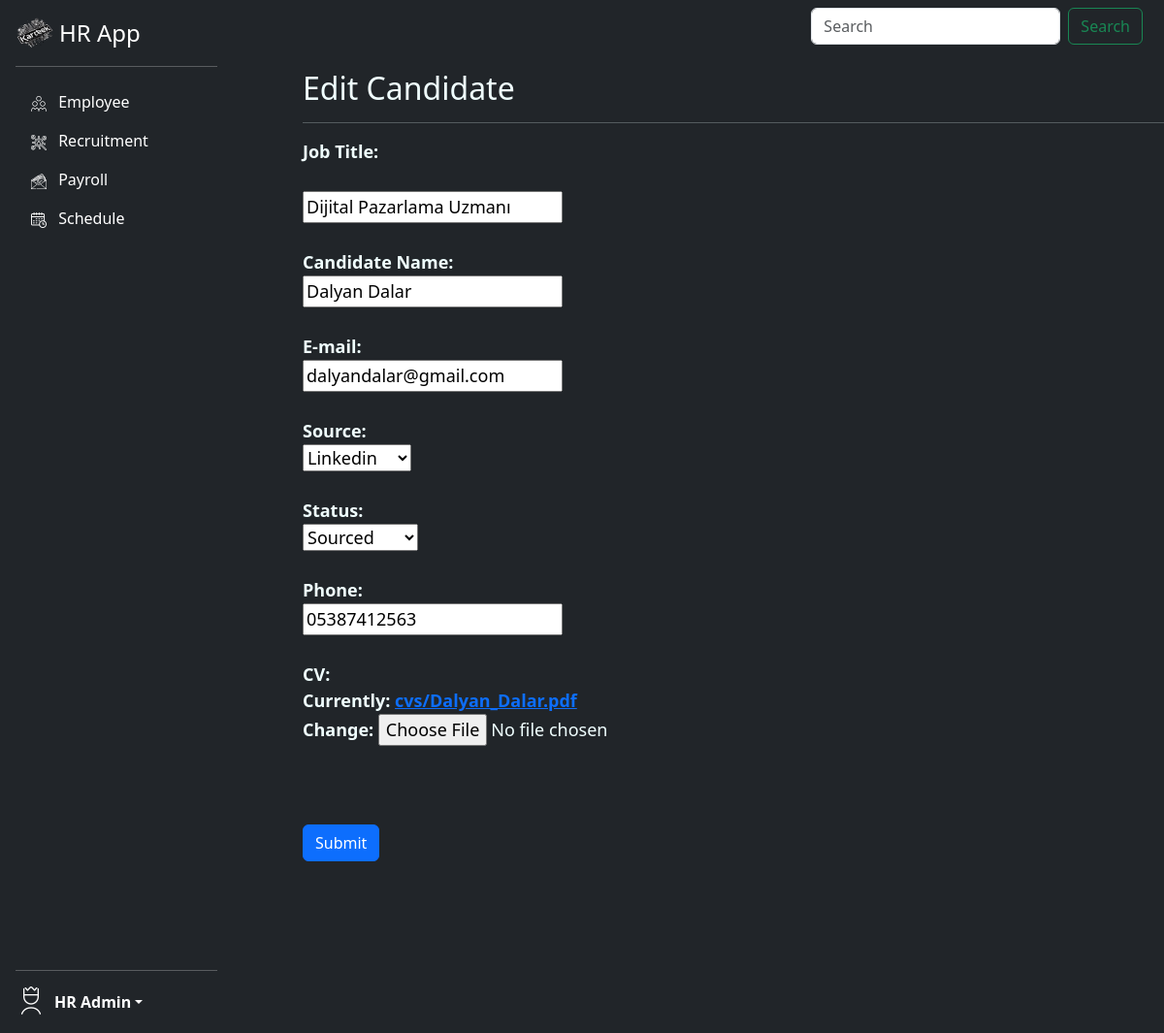
The app's page /hr_app/edit_candidate/3/ with its own data.
### hr_app/models.py (models this page shows, shortened)
class Candidate(models.Model):
    STATUS_CHOICES = [
        ('Sourced', 'Sourced'),
        ('In Progress', 'In Progress'),
        ('Interview', 'Interview'),
        ('Hired', 'Hired'),
        ('Rejected', 'Rejected'),
    ]
    job_title = models.CharField(max_length=100)
    name = models.CharField(max_length=100)
    email = models.EmailField(unique=True)
    source = models.CharField(max_length=100)
    status = models.CharField(max_length=100, choices=STATUS_CHOICES, default='Sourced')
    CV = models.FileField(upload_to="cvs/")
    phone = models.CharField(max_length=100)

### hr_app/views.py (the view)
# urls.py: path("edit_candidate/<int:id>/",views.edit_candidate,name="edit_candidate"),
def edit_candidate(request,id):
    candidate = get_object_or_404(Candidate,id=id)
    if request.method == "POST":
        form = AddNewCandidate(request.POST,instance=candidate)
        if form.is_valid():
            form.save()
            messages.success(request,"Candidate edited successfully!")
            return redirect("hr_app:candidates")
        else:
            messages.error(request,"Candidate couldn't be edited. Please check the errors.")
    else:
       form = AddNewCandidate(instance=candidate)
    return render(request,"editcandidate.html",{"form":form})

### hr_app/forms.py
class AddNewCandidate(ModelForm):
    name = forms.CharField(label="Candidate Name:", max_length=100)
    email = forms.EmailField(label="E-mail:")
    source = forms.ChoiceField(label="Source:", choices=[("Linkedin", "Linkedin"), ("Kariyer.net", "Kariyer.net"), ("Other", "Other")])
    status = forms.ChoiceField(label="Status:", choices=Candidate.STATUS_CHOICES)
    phone = forms.CharField(label="Phone", max_length=100)
    CV = forms.FileField(label="CV:")
    job_title = forms.CharField(label="Job Title:", max_length=100)
    class Meta:
        model = Candidate
        fields = ["job_title", "name", "email", "status", "phone", "source", "CV"]

### hr_app/templates/editcandidate.html (shortened to what this page needs)
{% extends "base.html" %}
{% load static %}
{% block content %}
<div class="container fixed-top label" style="margin-left: 25%; margin-top: 6%; max-height: 80vh; overflow-y: auto; color: azure;">
<form method="post" enctype="multipart/form-data" action="" id="myForm">
    <fieldset>
        <legend><h2>Edit Candidate</h2></legend>
        <hr>
        <label for="{{ form.job_title.id_for_label }}" style="font-weight: bold;font-size:18px;">Job Title:</label>
        <br><br>
        {{ form.job_title}}
        <br><br>
        <label for="{{ form.name.id_for_label }}">Candidate Name:</label>
        <br>
        {{ form.name }}
        <br><br>
        <label for="{{ form.email.id_for_label }}">E-mail:</label>
        <br>
        {{ form.email }}
        <br><br>
        <label for="{{ form.source.id_for_label }}">Source:</label>
        <br>
        {{ form.source }}
        <br><br>
        <label for="{{ form.status.id_for_label }}">Status:</label>
        <br>
        {{ form.status}}
        <br><br>
        <label for="{{ form.phone.id_for_label }}">Phone:</label>
        <br>
        {{ form.phone }}
        <br><br>
        <label for="{{ form.CV.id_for_label }}">CV:</label>
        <br>
        {{ form.CV }}
        <br><br>
    </fieldset>
    <br><br>
    <button type="button" class="btn btn-primary" data-bs-toggle="modal" data-bs-target="#confirmationModal">
    Submit
   </button>
   <br><br>
</form>
</div>
{% endblock %}

### hr_app/static/header.css (style rules this page uses)
.label { font-weight: bold; font-size:18px; }

### records on screen
Candidate: job_title "Dijital Pazarlama Uzmanı", name "Dalyan Dalar", email "dalyandalar@gmail.com", source "Linkedin", status "Sourced", phone "05387412563"
